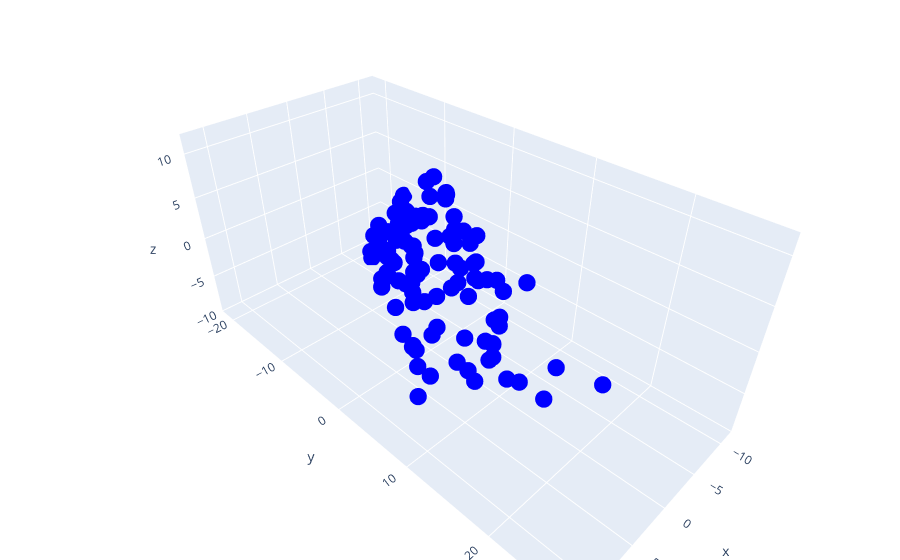

Notebook source saved alongside this figure:
### Code cell
import plotly.graph_objects as go

v1 = np.array([3,5,1])
v2 = np.array([0,2,2])

scalars = np.random.uniform(low=xlim[0], high=xlim[1], size=(100,2)) #2차원(배열 형태)

points = np.zeros((100,3)) #3차원
for i in range(len(scalars)):
    points[i,:] = v1*scalars[i,0] + v2*scalars[i,1]

fig = go.Figure(data=[go.Scatter3d(x=points[:,0], y=points[:,1], z=points[:,2], mode='markers', marker=dict(size=6, color='blue'))])

fig.update_layout(margin=dict(l=0, r=0, b=0, t=0))
plt.savefig('Figure_02_07b.png', dpi=600)
fig.show()
